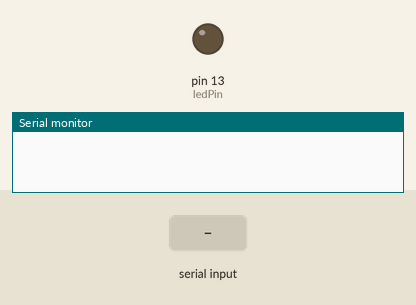
Simulated run of this sketch. Board: Arduino Uno, built with avr-gcc and run on an emulated ATmega328P. Parts: output pins drawn as LEDs (lit = HIGH), the last lines printed to the serial monitor. The inputs (shaded band) are chosen by the test bench.

Above: at 1.2 s.
1.3 s: "30,150\n" received over Serial
2.8 s: "1\n" received over Serial
At 4.0 s:
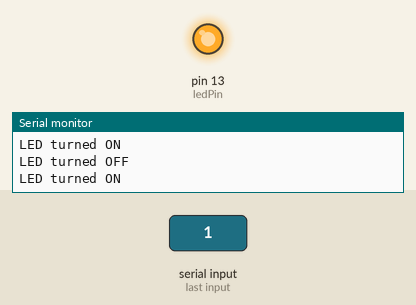
4.3 s: "90,45\n" received over Serial
At 5.2 s:
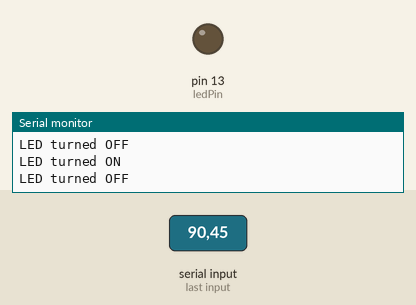
Timing chart, 0 to 7.3 s (numbered marks = the images above; inputs shaded):
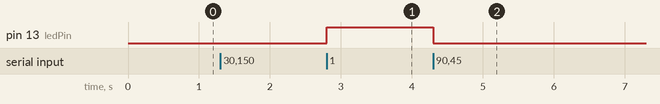

Measured:
- after the input at 2.8 s, pin 13 (ledPin): LOW → HIGH at once
- after the input at 4.3 s, pin 13 (ledPin): HIGH → LOW at once

The sketch:

LED_control.ino
```cpp
const int ledPin = 13; // Define the pin connected to the LED

void setup() {
  pinMode(ledPin, OUTPUT); // Set the LED pin as an output
  Serial.begin(9600); // Initialize serial communication
}

void loop() {
  if (Serial.available() > 0) { // Check if there is data available on the serial port
    int input = Serial.read() - '0'; // Read the input character and convert it to an integer

    if (input == 1) {
      digitalWrite(ledPin, HIGH); // Turn the LED on
      Serial.println("LED turned ON");
    } else if (input == 0) {
      digitalWrite(ledPin, LOW); // Turn the LED off
      Serial.println("LED turned OFF");
    }
  }
}
```
